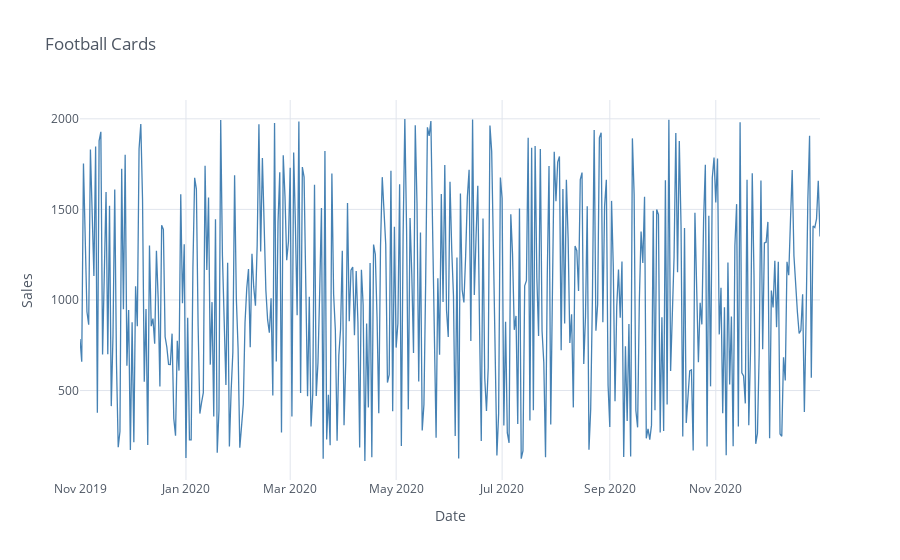

The cell this chart's notebook holds for it:
### Code cell
categ_data.iplot(title=leaf_name, xTitle='Date', yTitle='Sales', theme='white', colors=['steelblue'])

### Figure 1 — Plotly figure (JSON) as saved in the notebook; plotly's stock layout.template omitted (floating-point values rounded to 4 significant figures; data arrays with more than 128 entries replaced by an {"elided": "..."} marker saying what was removed)
{"data": [{"line": {"color": "rgba(70, 130, 180, 1.0)", "dash": "solid", "shape": "linear", "width": 1.3}, "mode": "lines", "name": "Quantity", "text": "", "type": "scatter", "x": {"elided": "427 str values"}, "y": {"elided": "427 int values"}}], "layout": {"legend": {"bgcolor": "#FFFFFF", "font": {"color": "#4D5663"}}, "paper_bgcolor": "#FFFFFF", "plot_bgcolor": "#FFFFFF", "title": {"font": {"color": "#4D5663"}, "text": "Football Cards"}, "xaxis": {"gridcolor": "#E1E5ED", "showgrid": true, "tickfont": {"color": "#4D5663"}, "title": {"font": {"color": "#4D5663"}, "text": "Date"}, "zerolinecolor": "#E1E5ED"}, "yaxis": {"gridcolor": "#E1E5ED", "showgrid": true, "tickfont": {"color": "#4D5663"}, "title": {"font": {"color": "#4D5663"}, "text": "Sales"}, "zerolinecolor": "#E1E5ED"}}}
